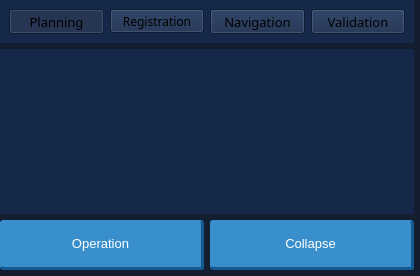
  <widget class="QDockWidget" name="dockWidgetFunctionPipeline">
   <property name="minimumSize">
    <size>
     <width>420</width>
     <height>276</height>
    </size>
   </property>
   <property name="maximumSize">
    <size>
     <width>524287</width>
     <height>524287</height>
    </size>
   </property>
   <property name="font">
    <font>
     <family>Georgia</family>
     <pointsize>10</pointsize>
    </font>
   </property>
   <property name="styleSheet">
    <string notr="true">QWidget{background-color: #151d31;}</string>
   </property>
   <property name="floating">
    <bool>false</bool>
   </property>
   <property name="features">
    <set>QDockWidget::DockWidgetFloatable</set>
   </property>
   <property name="windowTitle">
    <string/>
   </property>
   <attribute name="dockWidgetArea">
    <number>2</number>
   </attribute>
   <widget class="QWidget" name="dockWidgetContents">
    <property name="styleSheet">
     <string notr="true"/>
    </property>
    <layout class="QVBoxLayout" name="verticalLayout_6">
     <property name="leftMargin">
      <number>0</number>
     </property>
     <property name="topMargin">
      <number>0</number>
     </property>
     <property name="rightMargin">
      <number>6</number>
     </property>
     <property name="bottomMargin">
      <number>6</number>
     </property>
     <item>
      <widget class="QWidget" name="widget_2" native="true">
       <property name="styleSheet">
        <string notr="true">QWidget{
background-color: #152849;
/*border-radius: 10px;*/
}
</string>
       </property>
       <layout class="QGridLayout" name="gridLayout">
        <item row="0" column="0">
         <layout class="QHBoxLayout" name="horizontalLayout_2">
          <property name="spacing">
           <number>6</number>
          </property>
          <item>
           <widget class="QToolButton" name="toolButtonPlanning">
            <property name="sizePolicy">
             <sizepolicy hsizetype="Preferred" vsizetype="Fixed">
              <horstretch>0</horstretch>
              <verstretch>0</verstretch>
             </sizepolicy>
            </property>
            <property name="font">
             <font>
              <family>微軟正黑體</family>
              <pointsize>10</pointsize>
             </font>
            </property>
            <property name="styleSheet">
             <string notr="true">QToolButton{background-color:transparent; color:white;};</string>
            </property>
            <property name="text">
             <string>Planning</string>
            </property>
            <property name="icon">
             <iconset resource="Resource/Dental.qrc">
              <normaloff>:/HyperBlue/hyperblue/icon/plan-normal.png</normaloff>
              <normalon>:/HyperBlue/hyperblue/icon/plan-selected.png</normalon>
              <activeoff>:/HyperBlue/hyperblue/icon/second level icon/plan-hover.png</activeoff>
              <selectedoff>:/HyperBlue/hyperblue/icon/second level icon/plan-hover.png</selectedoff>:/HyperBlue/hyperblue/icon/plan-normal.png</iconset>
            </property>
            <property name="iconSize">
             <size>
              <width>30</width>
              <height>30</height>
             </size>
            </property>
            <property name="checkable">
             <bool>true</bool>
            </property>
            <property name="checked">
             <bool>true</bool>
            </property>
            <property name="toolButtonStyle">
             <enum>Qt::ToolButtonTextUnderIcon</enum>
            </property>
            <attribute name="buttonGroup">
             <string notr="true">buttonGroup_2</string>
            </attribute>
           </widget>
          </item>
          <item>
           <widget class="QToolButton" name="toolButtonRegistration">
            <property name="sizePolicy">
             <sizepolicy hsizetype="Preferred" vsizetype="Fixed">
              <horstretch>0</horstretch>
              <verstretch>0</verstretch>
             </sizepolicy>
            </property>
            <property name="font">
             <font>
              <family>微軟正黑體</family>
              <pointsize>9</pointsize>
             </font>
            </property>
            <property name="styleSheet">
             <string notr="true">QToolButton{background-color:transparent; color:white;};</string>
            </property>
            <property name="text">
             <string>Registration</string>
            </property>
            <property name="icon">
             <iconset resource="Resource/Dental.qrc">
              <normaloff>:/HyperBlue/hyperblue/icon/registration-normal.png</normaloff>
              <normalon>:/HyperBlue/hyperblue/icon/registration-selected.png</normalon>:/HyperBlue/hyperblue/icon/registration-normal.png</iconset>
            </property>
            <property name="iconSize">
             <size>
              <width>30</width>
              <height>30</height>
             </size>
            </property>
            <property name="checkable">
             <bool>true</bool>
            </property>
            <property name="checked">
             <bool>false</bool>
            </property>
            <property name="toolButtonStyle">
             <enum>Qt::ToolButtonTextUnderIcon</enum>
            </property>
            <attribute name="buttonGroup">
             <string notr="true">buttonGroup_2</string>
            </attribute>
           </widget>
          </item>
          <item>
           <widget class="QToolButton" name="toolButtonNavigation">
            <property name="sizePolicy">
             <sizepolicy hsizetype="Preferred" vsizetype="Fixed">
              <horstretch>0</horstretch>
              <verstretch>0</verstretch>
             </sizepolicy>
            </property>
            <property name="font">
             <font>
              <family>微軟正黑體</family>
              <pointsize>10</pointsize>
             </font>
            </property>
            <property name="styleSheet">
             <string notr="true">QToolButton{background-color:transparent; color:white;};</string>
            </property>
            <property name="text">
             <string>Navigation</string>
            </property>
            <property name="icon">
             <iconset resource="Resource/Dental.qrc">
              <normaloff>:/HyperBlue/hyperblue/icon/navigation-normal.png</normaloff>
              <normalon>:/HyperBlue/hyperblue/icon/navigation-selected.png</normalon>:/HyperBlue/hyperblue/icon/navigation-normal.png</iconset>
            </property>
            <property name="iconSize">
             <size>
              <width>30</width>
              <height>30</height>
             </size>
            </property>
            <property name="checkable">
             <bool>true</bool>
            </property>
            <property name="toolButtonStyle">
             <enum>Qt::ToolButtonTextUnderIcon</enum>
            </property>
            <attribute name="buttonGroup">
             <string notr="true">buttonGroup_2</string>
            </attribute>
           </widget>
          </item>
          <item>
           <widget class="QToolButton" name="toolButtonValidation">
            <property name="sizePolicy">
             <sizepolicy hsizetype="Preferred" vsizetype="Fixed">
              <horstretch>0</horstretch>
              <verstretch>0</verstretch>
             </sizepolicy>
            </property>
            <property name="font">
             <font>
              <family>微軟正黑體</family>
              <pointsize>10</pointsize>
             </font>
            </property>
            <property name="styleSheet">
             <string notr="true">QToolButton{background-color:transparent; color:white;};</string>
            </property>
            <property name="text">
             <string>Validation</string>
            </property>
            <property name="icon">
             <iconset resource="Resource/Dental.qrc">
              <normaloff>:/HyperBlue/hyperblue/icon/validate-normal.png</normaloff>
              <normalon>:/HyperBlue/hyperblue/icon/validate-selected.png</normalon>:/HyperBlue/hyperblue/icon/validate-normal.png</iconset>
            </property>
            <property name="iconSize">
             <size>
              <width>30</width>
              <height>30</height>
             </size>
            </property>
            <property name="checkable">
             <bool>true</bool>
            </property>
            <property name="toolButtonStyle">
             <enum>Qt::ToolButtonTextUnderIcon</enum>
            </property>
            <attribute name="buttonGroup">
             <string notr="true">buttonGroup_2</string>
            </attribute>
           </widget>
          </item>
         </layout>
        </item>
       </layout>
      </widget>
     </item>
     <item>
      <widget class="QStackedWidget" name="stackedWidgetFunctionPipeline">
       <property name="sizePolicy">
        <sizepolicy hsizetype="Preferred" vsizetype="Preferred">
         <horstretch>0</horstretch>
         <verstretch>0</verstretch>
        </sizepolicy>
       </property>
       <property name="minimumSize">
        <size>
         <width>414</width>
         <height>0</height>
        </size>
       </property>
       <property name="maximumSize">
        <size>
         <width>368</width>
         <height>16777215</height>
        </size>
       </property>
       <property name="styleSheet">
        <string notr="true">QWidget{
background-color: #152849;
/*border-radius: 10px;*/
}</string>
       </property>
      </widget>
     </item>
     <item>
      <layout class="QHBoxLayout" name="horizontalLayout_5">
       <item>
        <widget class="QPushButton" name="pushButtonOperation">
         <property name="minimumSize">
          <size>
           <width>50</width>
           <height>50</height>
          </size>
         </property>
         <property name="font">
          <font>
           <pointsize>10</pointsize>
          </font>
         </property>
         <property name="styleSheet">
          <string notr="true">QPushButton{
padding:7px 20px 7px 20px;
outline:none;
background-color: #398fcc;
border-radius:3px; 
border-top: none;
border-left: none;
border-right: 3px  solid #125a91;
border-bottom: 3px  solid #125a91;
color:rgb(255, 255, 255);
}

QPushButton:hover{ 
background-color:#2fa2f4; 
color: white; 
}

QPushButton:pressed
{ 
background-color: #398fcc;
border:none;
}

QPushButton:checked
{ 
padding:7px 20px 7px 20px;
background-color: #2fa2f4;
border-top: none;
border-left: none;
border-right: 3px  solid #2fa2f4;
border-bottom: 3px  solid #2fa2f4;
font:bold;
}</string>
         </property>
         <property name="text">
          <string>Operation</string>
         </property>
         <property name="checkable">
          <bool>true</bool>
         </property>
         <property name="checked">
          <bool>false</bool>
         </property>
        </widget>
       </item>
       <item>
        <widget class="QPushButton" name="pushButtonCollapse">
         <property name="minimumSize">
          <size>
           <width>50</width>
           <height>50</height>
          </size>
         </property>
         <property name="font">
          <font>
           <pointsize>10</pointsize>
          </font>
         </property>
         <property name="styleSheet">
          <string notr="true">QPushButton{
padding:7px 20px 7px 20px;
outline:none;
background-color: #398fcc;
border-radius:3px; 
border-top: none;
border-left: none;
border-right: 3px  solid #125a91;
border-bottom: 3px  solid #125a91;
color:rgb(255, 255, 255);
}

QPushButton:hover{ 
background-color:#2fa2f4; 
color: white; 
}

QPushButton:pressed
{ 
background-color: #398fcc;
border:none;
}

QPushButton:checked
{ 
padding:7px 20px 7px 20px;
background-color: #2fa2f4;
border-top: none;
border-left: none;
border-right: 3px  solid #2fa2f4;
border-bottom: 3px  solid #2fa2f4;
font:bold;
}</string>
         </property>
         <property name="text">
          <string>Collapse</string>
         </property>
         <property name="checkable">
          <bool>true</bool>
         </property>
         <property name="checked">
          <bool>false</bool>
         </property>
        </widget>
       </item>
      </layout>
     </item>
    </layout>
   </widget>
  </widget>
